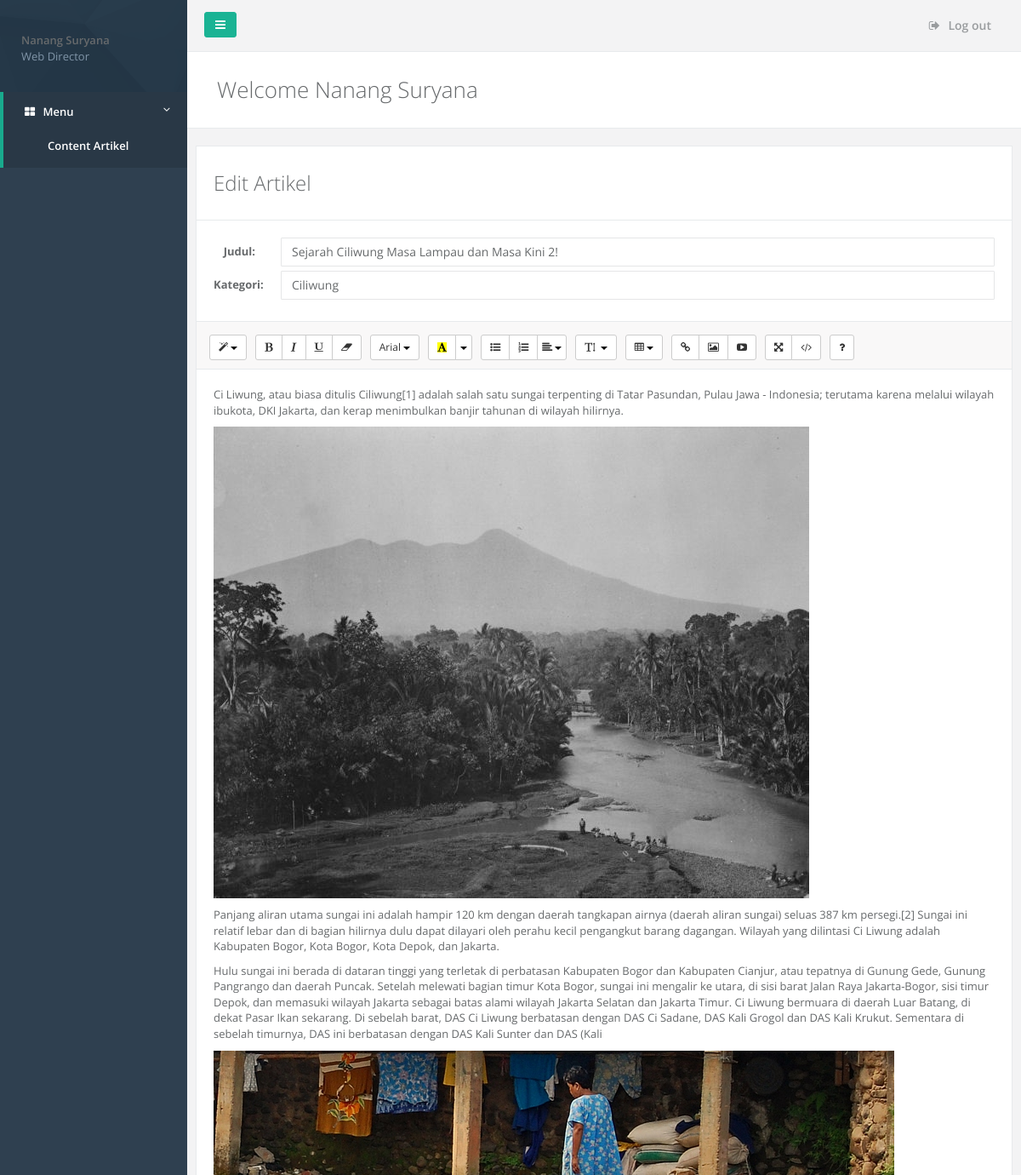
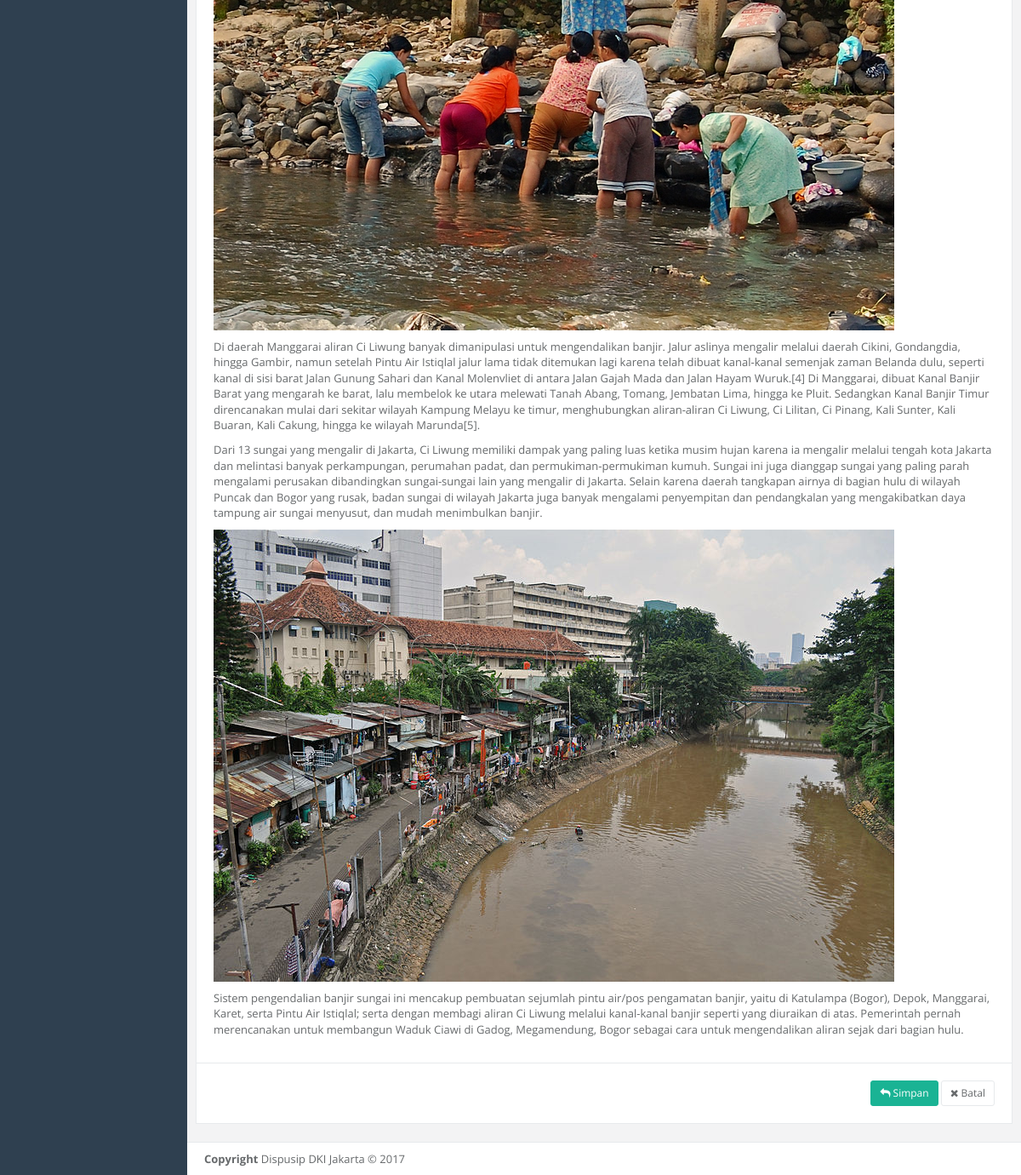
The app's page /form/admin/?p=create-artikel&id=2 (signed in) with its own data (2 pictures, top to bottom).
### tables this page shows
CREATE TABLE `tbl_artikel` (
  `sid` varchar(36) NOT NULL,
  `tanggal` date NOT NULL,
  `judul` varchar(100) NOT NULL,
  `author` varchar(100) NOT NULL,
  `isi` text NOT NULL,
  `category` varchar(50) NOT NULL,
  `cover` varchar(50) NOT NULL,
  `viewed` int(5) NOT NULL
);

### form/admin/create_artikel.php (the view, shortened to what this page needs)
<?php
    $sid_artikel = "";
    $judul = "";
    $kategori = "";
    if (isset($_GET['id'])) {
        $sid_artikel = $_GET['id'];
        $sql = mysqli_query($conn, "SELECT * FROM tbl_artikel where sid = '$sid_artikel' order by tanggal desc");
        $arr = mysqli_fetch_array($sql);
        $judul = $arr['judul'];
        $kategori = $arr['category'];
    }
?>
<div class="gray-bg">
    <div class="wrapper wrapper-content">
        <div class="row">
            <div class="col-lg-12 animated fadeInRight">
                <div class="mail-box-header">
                    <h2><?php if (strlen($sid_artikel) == 0) {echo "Artikel Baru";} else {echo "Edit Artikel";}?></h2>
                </div>
                <div class="mail-box">
                    <div class="mail-body">
                        <form class="form-horizontal" method="get">
                            <div class="form-group">
                                <label class="col-sm-1 control-label">Judul:</label>
                                <div class="col-sm-11"><input type="text" class="form-control" value="<?php echo $judul;?>"></div>
                            </div>
                            <div class="form-group">
                                <label class="col-sm-1 control-label">Kategori:</label>
                                <div class="col-sm-11"><input type="text" class="form-control" value="<?php echo $kategori;?>"></div>
                            </div>
                        </form>
                    </div>
                    <div class="mail-text h-200">
                        <div class="summernote">
                            <?php echo htmlspecialchars_decode($arr["isi"]);?>
                        </div>
                    </div>
                    <div class="mail-body text-right tooltip-demo">
                        <a href="mailbox.html" class="btn btn-sm btn-primary" data-toggle="tooltip" data-placement="top" title="Send"><i class="fa fa-reply"></i> Simpan</a>
                        <a href="mailbox.html" class="btn btn-white btn-sm" data-toggle="tooltip" data-placement="top" title="Discard email"><i class="fa fa-times"></i> Batal</a>
                    </div>
                </div>
            </div>
        </div>
    </div>
</div>

### records on screen
tbl_artikel: judul "Sejarah Ciliwung Masa Lampau dan Masa Kini 2!", category "Ciliwung", isi "Ci Liwung, atau biasa ditulis Ciliwung[1] adalah salah satu sungai terpenting di Tatar Pasundan, Pulau Jawa - Indonesia; terutama karena melalui wilayah ibukota, DKI Jakarta, dan kerap menimbulkan banjir tahunan di wilayah hilirnya. Panjang aliran utama sungai ini adalah hampir 120 km dengan daerah tangkapan airnya (daerah aliran sungai) seluas 387 km persegi.[2] Sungai ini relatif lebar dan di bagian hilirnya dulu dapat dilayari oleh perahu kecil pengangkut barang dagangan. Wilayah yang dilintasi Ci Liwung adalah Kabupaten Bogor, Kota Bogor, Kota Depok, dan Jakarta. Hulu sungai ini berada di dataran tinggi yang terletak di perbatasan Kabupaten Bogor dan Kabupaten Cianjur, atau tepatnya di…", isi (picture)

### other values on screen
$_SESSION['nama'] "Nanang Suryana"
